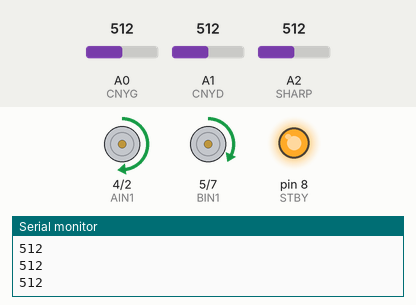
Simulated run of this sketch. Board: Arduino Uno, built with avr-gcc and run on an emulated ATmega328P. Shown: motor-driver pin pairs drawn as motors (green arrow = first pin HIGH = forward, orange = second pin HIGH = backward, longer = more drive, scaled by the enable pin, stopped while the standby pin is LOW), output pins drawn as LEDs (lit = HIGH), the last lines printed to the serial monitor. The test bench sets the inputs (shaded band); at power-on: A0 (CNYG) = 512, A1 (CNYD) = 512, A2 (SHARP) = 512.

Above: at 4.2 s.
4.3 s: A0 (CNYG) set to 217
5.8 s: A0 (CNYG) set to 186
At 6.5 s:
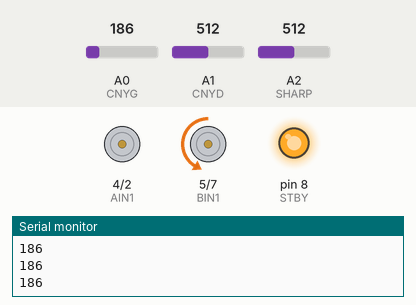
7.5 s: A1 (CNYD) set to 219
9.0 s: A1 (CNYD) set to 190
At 10.2 s:
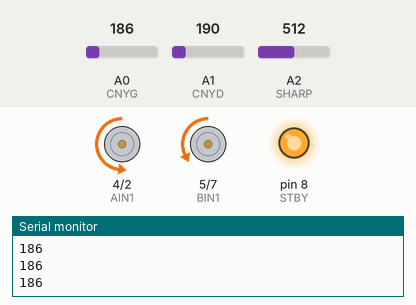
10.5 s: A2 (SHARP) set to 156
12.0 s: A2 (SHARP) set to 142
At 12.5 s:
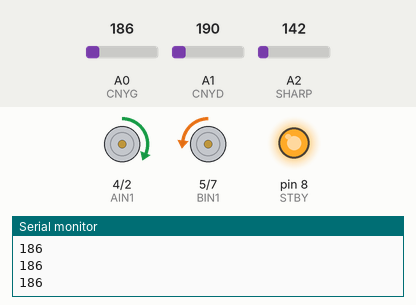
Timing chart, 0 to 14.5 s (numbered marks = the images above; inputs shaded):
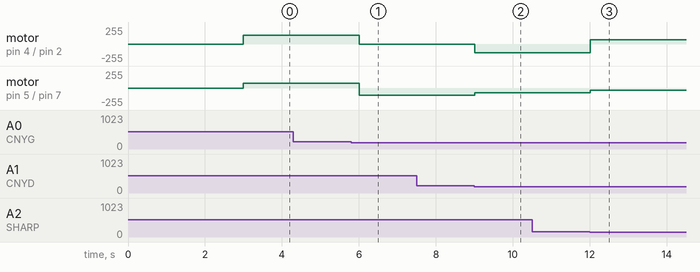

The sketch:

minisumo.ino
```cpp
#define STBY 8

#define AIN1 4
#define AIN2 2
#define PWMA 3

#define BIN1 5
#define BIN2 7
#define PWMB 6

#define CNYG A0
#define CNYD A1
#define SHARP A2

#define vitesseG 65
#define vitesseD 35

int cny_D;
int cny_G;
int dist;

int sensRotation = 0; //si 1 -> gauche, sinon droite

void setup() {

  pinMode(STBY,OUTPUT);

  pinMode(AIN1,OUTPUT);
  pinMode(AIN2,OUTPUT);
  pinMode(PWMA,OUTPUT);

  pinMode(BIN1,OUTPUT);
  pinMode(BIN2,OUTPUT);
  pinMode(PWMB,OUTPUT);


  pinMode(CNYG, INPUT);
  pinMode(CNYD, INPUT);
  pinMode(SHARP,INPUT);


  Serial.begin (9600);

  digitalWrite(STBY,HIGH);

  moteurG(0);
  moteurD(0);

 delay(3000);

}

void loop() {

  cny_D = analogRead(CNYD) ;
  cny_G = analogRead(CNYG) ;
  dist = analogRead(SHARP) ;

  Serial.println(cny_G);

//  while(1){
//
//     moteurG(2*vitesseG);
//     moteurD(2*vitesseD);
//
//  }
//

   if( cny_D > 200 || cny_G > 200){

      //-------------------------------------
      //   On est au bord de la piste
      //-------------------------------------

      if( cny_D > 200 && cny_G > 200){

        moteurG(-2*vitesseG);
        moteurD(-2*vitesseD);

        delay(500);

      } else {

        if( cny_D > 200){

          sensRotation = 1;

          moteurG(0);
          moteurD(3*vitesseD);

        }

        if( cny_G > 200){

          sensRotation = 0;

          moteurG(3*vitesseG);
          moteurD(0);

        }
      }

    } else {

      //-------------------------------------
      //   On n'est pas au bord de la piste
      //-------------------------------------

      if(dist < 150){

        //-------------------------------------
        //   Aucun robot en face
        //-------------------------------------

        if(0 == sensRotation){

          moteurG(vitesseG);
          moteurD(-vitesseD);

        }else{

          moteurG(-vitesseG);
          moteurD(vitesseD);

        }

      } else {

       //-------------------------------------
      //   On est face à un robot
      //-------------------------------------

       moteurG(2*vitesseG);
       moteurD(2*vitesseD);

      }


    }

}


void moteurG(int v){

 if(v >= 0){

    digitalWrite(AIN2,HIGH);
    digitalWrite(AIN1,LOW);

    analogWrite(PWMA,v);

 } else {

    digitalWrite(AIN2,LOW);
    digitalWrite(AIN1,HIGH);

    analogWrite(PWMA,-v);

 }

}

void moteurD(int v){

 if(v >= 0){

    digitalWrite(BIN2,HIGH);
    digitalWrite(BIN1,LOW);

    analogWrite(PWMB,v);

 } else {

    digitalWrite(BIN2,LOW);
    digitalWrite(BIN1,HIGH);

    analogWrite(PWMB,-v);

 }

}
```

Measured:
- the behaviour switches between 201 and 200 on A0 (CNYG) (found by bisection; images 0 and 1)
- the behaviour switches between 201 and 200 on A1 (CNYD) (found by bisection; images 1 and 2)
- the behaviour switches between 150 and 149 on A2 (SHARP) (found by bisection; images 2 and 3)
- after the input at 5.8 s, motor on pin 4 (AIN1) / pin 2 (AIN2): forward 130/255 → stopped after 0.20 s; motor on pin 5 (BIN1) / pin 7 (BIN2): forward 70/255 → backward 105/255 after 0.20 s
- after the input at 9.0 s, motor on pin 4 (AIN1) / pin 2 (AIN2): stopped → backward 130/255 at once; motor on pin 5 (BIN1) / pin 7 (BIN2): backward 105/255 → backward 70/255 at once
- after the input at 12.0 s, motor on pin 4 (AIN1) / pin 2 (AIN2): backward 130/255 → forward 65/255 at once; motor on pin 5 (BIN1) / pin 7 (BIN2): backward 70/255 → backward 35/255 at once
